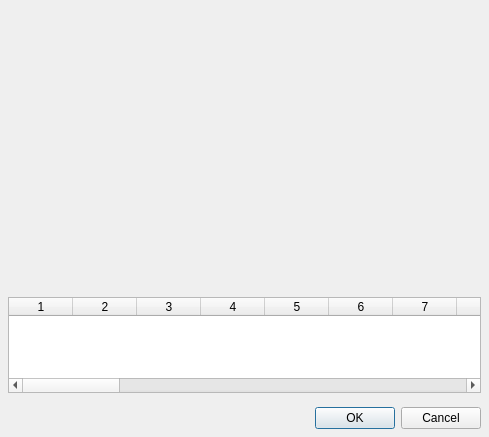
<?xml version="1.0" encoding="UTF-8"?>
<ui version="4.0">
 <class>TAtab_form</class>
 <widget class="QDialog" name="TAtab_form">
  <property name="geometry">
   <rect>
    <x>0</x>
    <y>0</y>
    <width>489</width>
    <height>437</height>
   </rect>
  </property>
  <property name="windowTitle">
   <string>A-Tab</string>
  </property>
  <layout class="QVBoxLayout" name="verticalLayout">
   <property name="spacing">
    <number>4</number>
   </property>
   <property name="leftMargin">
    <number>8</number>
   </property>
   <property name="topMargin">
    <number>8</number>
   </property>
   <property name="rightMargin">
    <number>8</number>
   </property>
   <property name="bottomMargin">
    <number>8</number>
   </property>
   <item>
    <widget class="QWidget" name="widget" native="true">
     <property name="sizePolicy">
      <sizepolicy hsizetype="Preferred" vsizetype="Expanding">
       <horstretch>0</horstretch>
       <verstretch>0</verstretch>
      </sizepolicy>
     </property>
    </widget>
   </item>
   <item>
    <widget class="QTableWidget" name="tableWidget">
     <property name="sizePolicy">
      <sizepolicy hsizetype="Expanding" vsizetype="Fixed">
       <horstretch>0</horstretch>
       <verstretch>0</verstretch>
      </sizepolicy>
     </property>
     <property name="maximumSize">
      <size>
       <width>16777215</width>
       <height>96</height>
      </size>
     </property>
     <property name="columnCount">
      <number>32</number>
     </property>
     <attribute name="horizontalHeaderCascadingSectionResizes">
      <bool>false</bool>
     </attribute>
     <attribute name="horizontalHeaderDefaultSectionSize">
      <number>64</number>
     </attribute>
     <attribute name="horizontalHeaderStretchLastSection">
      <bool>true</bool>
     </attribute>
     <attribute name="verticalHeaderVisible">
      <bool>false</bool>
     </attribute>
     <attribute name="verticalHeaderStretchLastSection">
      <bool>true</bool>
     </attribute>
     <column/>
     <column/>
     <column/>
     <column/>
     <column/>
     <column/>
     <column/>
     <column/>
     <column/>
     <column/>
     <column/>
     <column/>
     <column/>
     <column/>
     <column/>
     <column/>
     <column/>
     <column/>
     <column/>
     <column/>
     <column/>
     <column/>
     <column/>
     <column/>
     <column/>
     <column/>
     <column/>
     <column/>
     <column/>
     <column/>
     <column/>
     <column/>
    </widget>
   </item>
   <item>
    <spacer name="verticalSpacer">
     <property name="orientation">
      <enum>Qt::Vertical</enum>
     </property>
     <property name="sizeType">
      <enum>QSizePolicy::Fixed</enum>
     </property>
     <property name="sizeHint" stdset="0">
      <size>
       <width>20</width>
       <height>10</height>
      </size>
     </property>
    </spacer>
   </item>
   <item>
    <widget class="QDialogButtonBox" name="buttonBox">
     <property name="orientation">
      <enum>Qt::Horizontal</enum>
     </property>
     <property name="standardButtons">
      <set>QDialogButtonBox::Cancel|QDialogButtonBox::Ok</set>
     </property>
    </widget>
   </item>
  </layout>
 </widget>
 <resources/>
 <connections>
  <connection>
   <sender>buttonBox</sender>
   <signal>accepted()</signal>
   <receiver>TAtab_form</receiver>
   <slot>accept()</slot>
   <hints>
    <hint type="sourcelabel">
     <x>248</x>
     <y>254</y>
    </hint>
    <hint type="destinationlabel">
     <x>157</x>
     <y>274</y>
    </hint>
   </hints>
  </connection>
  <connection>
   <sender>buttonBox</sender>
   <signal>rejected()</signal>
   <receiver>TAtab_form</receiver>
   <slot>reject()</slot>
   <hints>
    <hint type="sourcelabel">
     <x>316</x>
     <y>260</y>
    </hint>
    <hint type="destinationlabel">
     <x>286</x>
     <y>274</y>
    </hint>
   </hints>
  </connection>
 </connections>
</ui>
